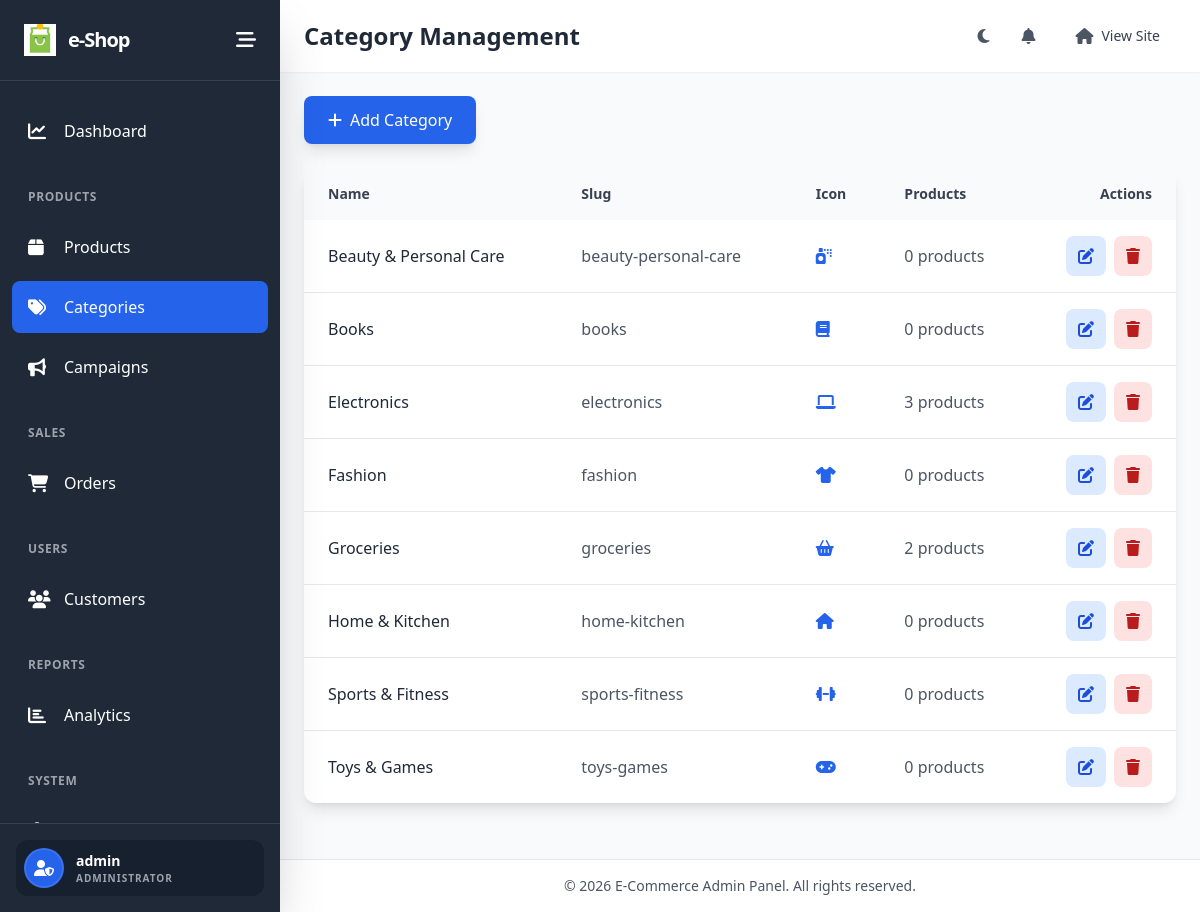
/custom-admin/categories/ (signed in), run on the app's committed database.
### apps/custom_admin/models.py (models this page shows, shortened)
class SiteSettings(models.Model):
    site_name = models.CharField(max_length=100, default='e-Shop')
    site_logo = models.ImageField(upload_to='site_settings/', blank=True, null=True)
    contact_email = models.EmailField(default='support@shop.com')
    contact_phone = models.CharField(max_length=20, default='+880 1711 223 344')
    address = models.TextField(default='DHAKA, BANGLADESH')
    facebook_url = models.URLField(blank=True, null=True)
    twitter_url = models.URLField(blank=True, null=True)
    instagram_url = models.URLField(blank=True, null=True)
    class Meta:
        verbose_name = "Site Settings"
        verbose_name_plural = "Site Settings"
    @classmethod
    def get_settings(cls):
        settings, created = cls.objects.get_or_create(pk=1)
        return settings

### apps/store/models.py (models this page shows, shortened)
class Category(models.Model):
    name = models.CharField(max_length=100)
    slug = models.SlugField(max_length=100, unique=True, null=True, blank=True)
    icon = models.CharField(max_length=50, default="fas fa-tag", help_text="FontAwesome icon class")
    class Meta:
        verbose_name_plural = "Categories"

### apps/custom_admin/views.py (the view)
# urls.py: path('categories/', views.category_list, name='category_list'),
@admin_required
def category_list(request):
    categories = Category.objects.annotate(
        product_count=Count('products')
    ).all()
    context = {'categories': categories}
    return render(request, 'custom_admin/products/category_list.html', context)

### apps/custom_admin/context_processors.py (called while the page is built)
def admin_notifications(request):
    context = {}
    if request.user.is_authenticated and request.user.is_staff:
        notifications = Notification.objects.filter(is_read=False)[:5]
        unread_count = Notification.objects.filter(is_read=False).count()
        context = {
            'admin_notifications': notifications,
            'unread_notifications_count': unread_count,
            'site_settings': SiteSettings.get_settings()
        }
    return context

### templates/custom_admin/products/category_list.html (shortened to what this page needs)
{% extends 'custom_admin/base_admin.html' %}
{% block page_title %}Category Management{% endblock %}
{% block content %}
<div class="mb-6">
    <a href="{% url 'custom_admin:category_create' %}"
        class="bg-blue-600 hover:bg-blue-700 text-white px-6 py-3 rounded-lg font-medium transition inline-flex items-center space-x-2 shadow-lg">
        <i class="fas fa-plus"></i><span>Add Category</span>
    </a>
</div>
<div class="bg-white dark:bg-gray-800 rounded-xl shadow-lg overflow-hidden">
    <table class="w-full">
        <thead class="bg-gray-50 dark:bg-gray-700">
            <tr>
                <th class="text-left py-4 px-6 text-sm font-semibold text-gray-700 dark:text-gray-300">Name</th>
                <th class="text-left py-4 px-6 text-sm font-semibold text-gray-700 dark:text-gray-300">Slug</th>
                <th class="text-left py-4 px-6 text-sm font-semibold text-gray-700 dark:text-gray-300">Icon</th>
                <th class="text-left py-4 px-6 text-sm font-semibold text-gray-700 dark:text-gray-300">Products</th>
                <th class="text-right py-4 px-6 text-sm font-semibold text-gray-700 dark:text-gray-300">Actions</th>
            </tr>
        </thead>
        <tbody class="divide-y divide-gray-200 dark:divide-gray-700">
            {% for category in categories %}
            <tr class="hover:bg-gray-50 dark:hover:bg-gray-700">
                <td class="py-4 px-6 font-medium text-gray-800 dark:text-white">{{ category.name }}</td>
                <td class="py-4 px-6 text-gray-600 dark:text-gray-400">{{ category.slug }}</td>
                <td class="py-4 px-6"><i class="{{ category.icon }} text-blue-600"></i></td>
                <td class="py-4 px-6 text-gray-600 dark:text-gray-400">{{ category.product_count }} products</td>
                <td class="py-4 px-6">
                    <div class="flex items-center justify-end space-x-2">
                        <a href="{% url 'custom_admin:category_edit' category.pk %}"
                            class="bg-blue-100 hover:bg-blue-200 text-blue-700 px-3 py-2 rounded-lg transition"><i
                                class="fas fa-edit"></i></a>
                        <a href="{% url 'custom_admin:category_delete' category.pk %}"
                            class="bg-red-100 hover:bg-red-200 text-red-700 px-3 py-2 rounded-lg transition"><i
                                class="fas fa-trash"></i></a>
                    </div>
                </td>
            </tr>
            {% empty %}
            <tr>
                <td colspan="5" class="py-12 text-center text-gray-500">No categories found</td>
            </tr>
            {% endfor %}
        </tbody>
    </table>
</div>
{% endblock %}

### templates/custom_admin/base_admin.html (shortened to what this page needs)
{% load static %}
<!DOCTYPE html>
<html lang="en" class="h-full">
<head>
    <script src="https://cdn.tailwindcss.com"></script>
    <link rel="stylesheet" href="https://cdnjs.cloudflare.com/ajax/libs/font-awesome/6.4.0/css/all.min.css">
</head>
<body class="h-full bg-gray-50 dark:bg-gray-900">
    <aside id="sidebar" class="sidebar fixed top-0 left-0 h-full bg-gray-800 text-white shadow-2xl z-50">
        <div class="flex flex-col h-full">
            <div class="p-6 border-b border-gray-700">
                <div class="flex items-center justify-between">
                    <a href="{% url 'home' %}" class="flex items-center space-x-3 group">
                        <img src="{% static 'images/icon.gif' %}" alt="Logo" class="h-8 w-8 object-contain">
                        <span id="logo-text" class="text-xl font-black tracking-tighter nav-text">
                            {{ site_settings.site_name|default:"e-Shop" }}</span>
                    </a>
                    <button id="sidebar-toggle" class="text-white hover:text-blue-300 transition-all active:scale-95">
                        <i class="fas fa-bars-staggered text-xl"></i>
                    </button>
                </div>
            </div>
            <nav class="flex-1 overflow-y-auto py-6 px-3">
                <ul class="space-y-2">
                    <li>
                        <a href="{% url 'custom_admin:dashboard' %}"
                            class="flex items-center space-x-3 px-4 py-3 rounded-lg hover:bg-gray-700 transition {% if request.resolver_match.url_name == 'dashboard' %}bg-blue-600 text-white{% endif %}">
                            <i class="fas fa-chart-line text-lg w-6"></i>
                            <span class="nav-text">Dashboard</span>
                        </a>
                    </li>
                    <li class="pt-4">
                        <div class="px-4 py-2 text-xs font-semibold text-gray-400 uppercase tracking-wider">
                            <span class="nav-text">Products</span>
                        </div>
                    </li>
                    <li>
                        <a href="{% url 'custom_admin:product_list' %}"
                            class="flex items-center space-x-3 px-4 py-3 rounded-lg hover:bg-gray-700 transition {% if 'product' in request.resolver_match.url_name %}bg-blue-600 text-white{% endif %}">
                            <i class="fas fa-box text-lg w-6"></i>
                            <span class="nav-text">Products</span>
                        </a>
                    </li>
                    <li>
                        <a href="{% url 'custom_admin:category_list' %}"
                            class="flex items-center space-x-3 px-4 py-3 rounded-lg hover:bg-gray-700 transition {% if 'category' in request.resolver_match.url_name %}bg-blue-600 text-white{% endif %}">
                            <i class="fas fa-tags text-lg w-6"></i>
                            <span class="nav-text">Categories</span>
                        </a>
                    </li>
                    <li>
                        <a href="{% url 'custom_admin:campaign_list' %}"
                            class="flex items-center space-x-3 px-4 py-3 rounded-lg hover:bg-gray-700 transition {% if 'campaign' in request.resolver_match.url_name %}bg-blue-600 text-white{% endif %}">
                            <i class="fas fa-bullhorn text-lg w-6"></i>
                            <span class="nav-text">Campaigns</span>
                        </a>
                    </li>
                    <li class="pt-4">
                        <div class="px-4 py-2 text-xs font-semibold text-gray-400 uppercase tracking-wider">
                            <span class="nav-text">Sales</span>
                        </div>
                    </li>
                    <li>
                        <a href="{% url 'custom_admin:order_list' %}"
                            class="flex items-center space-x-3 px-4 py-3 rounded-lg hover:bg-gray-700 transition {% if 'order' in request.resolver_match.url_name %}bg-blue-600 text-white{% endif %}">
                            <i class="fas fa-shopping-cart text-lg w-6"></i>
                            <span class="nav-text">Orders</span>
                        </a>
                    </li>
                    <li class="pt-4">
                        <div class="px-4 py-2 text-xs font-semibold text-gray-400 uppercase tracking-wider">
                            <span class="nav-text">Users</span>
                        </div>
                    </li>
                    <li>
                        <a href="{% url 'custom_admin:user_list' %}"
                            class="flex items-center space-x-3 px-4 py-3 rounded-lg hover:bg-gray-700 transition {% if 'user' in request.resolver_match.url_name %}bg-blue-600 text-white{% endif %}">
                            <i class="fas fa-users text-lg w-6"></i>
                            <span class="nav-text">Customers</span>
                        </a>
                    </li>
                    <li class="pt-4">
                        <div class="px-4 py-2 text-xs font-semibold text-gray-400 uppercase tracking-wider">
                            <span class="nav-text">Reports</span>
                        </div>
                    </li>
                    <li>
                        <a href="{% url 'custom_admin:analytics' %}"
                            class="flex items-center space-x-3 px-4 py-3 rounded-lg hover:bg-gray-700 transition {% if 'analytics' in request.resolver_match.url_name %}bg-blue-600 text-white{% endif %}">
                            <i class="fas fa-chart-bar text-lg w-6"></i>
                            <span class="nav-text">Analytics</span>
                        </a>
                    </li>
                    <li class="pt-4">
                        <div class="px-4 py-2 text-xs font-semibold text-gray-400 uppercase tracking-wider">
                            <span class="nav-text">System</span>
                        </div>
                    </li>
                    <li>
                        <a href="{% url 'custom_admin:site_settings' %}"
                            class="flex items-center space-x-3 px-4 py-3 rounded-lg hover:bg-gray-700 transition {% if 'settings' in request.resolver_match.url_name %}bg-blue-600 text-white{% endif %}">
                            <i class="fas fa-cog text-lg w-6"></i>
                            <span class="nav-text">Settings</span>
                        </a>
                    </li>
                </ul>
            </nav>
            <div class="p-4 border-t border-gray-700">
                <div class="flex items-center space-x-3 p-2 rounded-xl bg-gray-900/50">
                    <div
                        class="w-10 h-10 rounded-full bg-blue-600 flex items-center justify-center border-2 border-white/10">
                        <i class="fas fa-user-shield"></i>
                    </div>
                    <div class="flex-1 nav-text overflow-hidden">
                        <p class="font-bold text-sm truncate">{{ request.user.username }}</p>
                        <p class="text-[10px] text-gray-400 uppercase font-black tracking-widest">Administrator</p>
                    </div>
                </div>
            </div>
        </div>
    </aside>
    <div id="main-content" class="main-content min-h-screen">
        <header class="bg-white dark:bg-gray-800 shadow-sm sticky top-0 z-40">
            <div class="flex items-center justify-between px-6 py-4">
                <div class="flex items-center space-x-4">
                    <h1 class="text-2xl font-bold text-gray-800 dark:text-white">
                        {% block page_title %}Dashboard{% endblock %}
                    </h1>
                </div>
                <div class="flex items-center space-x-4">
                    <button id="dark-mode-toggle"
                        class="p-2 rounded-lg hover:bg-gray-100 dark:hover:bg-gray-700 transition">
                        <i class="fas fa-moon text-gray-600 dark:text-gray-300"></i>
                    </button>
                    <div class="relative group">
                        <button class="p-2 rounded-lg hover:bg-gray-100 dark:hover:bg-gray-700 transition relative">
                            <i class="fas fa-bell text-gray-600 dark:text-gray-300"></i>
                        </button>
                    </div>
                    <div class="relative">
                        <a href="/"
                            class="flex items-center space-x-2 px-4 py-2 rounded-lg hover:bg-gray-100 dark:hover:bg-gray-700 transition">
                            <i class="fas fa-home text-gray-600 dark:text-gray-300"></i>
                            <span class="text-sm text-gray-700 dark:text-gray-300">View Site</span>
                        </a>
                    </div>
                </div>
            </div>
        </header>
        <main class="p-6">
            {% block content %}{% endblock %}
        </main>
        <footer class="bg-white dark:bg-gray-800 border-t border-gray-200 dark:border-gray-700 py-4 px-6 mt-8">
            <div class="text-center text-sm text-gray-600 dark:text-gray-400">
                &copy; 2026 E-Commerce Admin Panel. All rights reserved.
            </div>
        </footer>
    </div>
</body>
</html>

### templates/custom_admin/base_admin.html (style rules this page uses)
:root { --sidebar-width: 280px; --primary-blue: #2563eb; --sidebar-bg: #1f2937; }
.sidebar { width: var(--sidebar-width); transition: all 0.3s ease; }
.main-content { margin-left: var(--sidebar-width); transition: all 0.3s ease; }

### data on the page
SiteSettings: site_name "e-Shop"
Category: name "Beauty & Personal Care", slug "beauty-personal-care", product_count "0"
Category: name "Books", slug "books", product_count "0"
Category: name "Electronics", slug "electronics", product_count "3"
Category: name "Fashion", slug "fashion", product_count "0"
Category: name "Groceries", slug "groceries", product_count "2"
Category: name "Home & Kitchen", slug "home-kitchen", product_count "0"
Category: name "Sports & Fitness", slug "sports-fitness", product_count "0"
Category: name "Toys & Games", slug "toys-games", product_count "0"

### other printed values
{{ request.user.username }} "admin"
